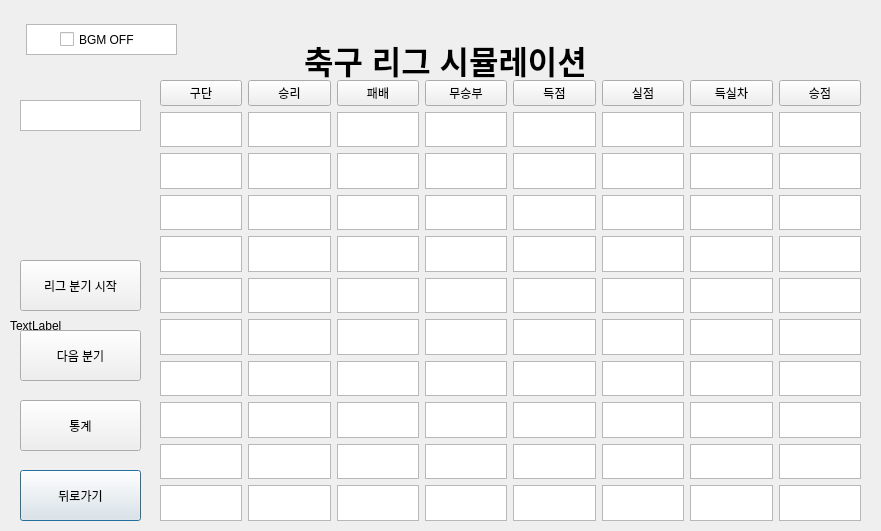
<?xml version="1.0" encoding="UTF-8"?>
<ui version="4.0">
 <class>Dialog</class>
 <widget class="QDialog" name="Dialog">
  <property name="geometry">
   <rect>
    <x>0</x>
    <y>0</y>
    <width>881</width>
    <height>531</height>
   </rect>
  </property>
  <property name="windowTitle">
   <string>Dialog</string>
  </property>
  <widget class="QPushButton" name="Start_Button_4">
   <property name="geometry">
    <rect>
     <x>20</x>
     <y>470</y>
     <width>121</width>
     <height>51</height>
    </rect>
   </property>
   <property name="text">
    <string>뒤로가기</string>
   </property>
  </widget>
  <widget class="QLabel" name="Main_Title">
   <property name="geometry">
    <rect>
     <x>180</x>
     <y>30</y>
     <width>531</width>
     <height>61</height>
    </rect>
   </property>
   <property name="text">
    <string>&lt;html&gt;&lt;head/&gt;&lt;body&gt;&lt;p align=&quot;center&quot;&gt;&lt;span style=&quot; font-size:24pt; font-weight:600;&quot;&gt;축구 리그 시뮬레이션&lt;/span&gt;&lt;/p&gt;&lt;/body&gt;&lt;/html&gt;</string>
   </property>
  </widget>
  <widget class="QPushButton" name="Start_Button_3">
   <property name="geometry">
    <rect>
     <x>20</x>
     <y>400</y>
     <width>121</width>
     <height>51</height>
    </rect>
   </property>
   <property name="text">
    <string>통계</string>
   </property>
  </widget>
  <widget class="QPushButton" name="Start_Button_2">
   <property name="geometry">
    <rect>
     <x>20</x>
     <y>330</y>
     <width>121</width>
     <height>51</height>
    </rect>
   </property>
   <property name="text">
    <string>다음 분기</string>
   </property>
  </widget>
  <widget class="QPushButton" name="Start_Button">
   <property name="geometry">
    <rect>
     <x>20</x>
     <y>260</y>
     <width>121</width>
     <height>51</height>
    </rect>
   </property>
   <property name="text">
    <string>리그 분기 시작</string>
   </property>
  </widget>
  <widget class="QLabel" name="Main_Pix">
   <property name="geometry">
    <rect>
     <x>10</x>
     <y>0</y>
     <width>1001</width>
     <height>651</height>
    </rect>
   </property>
   <property name="text">
    <string>TextLabel</string>
   </property>
  </widget>
  <widget class="QCheckBox" name="bgmBox">
   <property name="geometry">
    <rect>
     <x>60</x>
     <y>30</y>
     <width>96</width>
     <height>19</height>
    </rect>
   </property>
   <property name="text">
    <string>BGM OFF</string>
   </property>
  </widget>
  <widget class="QListView" name="listView_3">
   <property name="geometry">
    <rect>
     <x>26</x>
     <y>24</y>
     <width>151</width>
     <height>31</height>
    </rect>
   </property>
  </widget>
  <widget class="QWidget" name="gridLayoutWidget">
   <property name="geometry">
    <rect>
     <x>160</x>
     <y>80</y>
     <width>701</width>
     <height>441</height>
    </rect>
   </property>
   <layout class="QGridLayout" name="gridLayout">
    <item row="3" column="1">
     <widget class="QListView" name="listView_24"/>
    </item>
    <item row="8" column="7">
     <widget class="QListView" name="listView_98"/>
    </item>
    <item row="5" column="5">
     <widget class="QListView" name="listView_74"/>
    </item>
    <item row="7" column="4">
     <widget class="QListView" name="listView_63"/>
    </item>
    <item row="2" column="4">
     <widget class="QListView" name="listView_83"/>
    </item>
    <item row="7" column="6">
     <widget class="QListView" name="listView_68"/>
    </item>
    <item row="3" column="2">
     <widget class="QListView" name="listView_80"/>
    </item>
    <item row="8" column="5">
     <widget class="QListView" name="listView_59"/>
    </item>
    <item row="9" column="0">
     <widget class="QListView" name="listView_35"/>
    </item>
    <item row="9" column="2">
     <widget class="QListView" name="listView_51"/>
    </item>
    <item row="5" column="7">
     <widget class="QListView" name="listView_95"/>
    </item>
    <item row="3" column="4">
     <widget class="QListView" name="listView_78"/>
    </item>
    <item row="10" column="3">
     <widget class="QListView" name="listView_47"/>
    </item>
    <item row="10" column="0">
     <widget class="QListView" name="listView_37"/>
    </item>
    <item row="4" column="6">
     <widget class="QListView" name="listView_19"/>
    </item>
    <item row="0" column="3">
     <widget class="QPushButton" name="pushButton_5">
      <property name="text">
       <string>무승부</string>
      </property>
     </widget>
    </item>
    <item row="0" column="4">
     <widget class="QPushButton" name="pushButton_6">
      <property name="text">
       <string>득점</string>
      </property>
     </widget>
    </item>
    <item row="3" column="6">
     <widget class="QListView" name="listView_76"/>
    </item>
    <item row="7" column="7">
     <widget class="QListView" name="listView_97"/>
    </item>
    <item row="8" column="4">
     <widget class="QListView" name="listView_58"/>
    </item>
    <item row="7" column="1">
     <widget class="QListView" name="listView_32"/>
    </item>
    <item row="8" column="6">
     <widget class="QListView" name="listView_60"/>
    </item>
    <item row="1" column="3">
     <widget class="QListView" name="listView_87"/>
    </item>
    <item row="10" column="1">
     <widget class="QListView" name="listView_38"/>
    </item>
    <item row="5" column="0">
     <widget class="QListView" name="listView_27"/>
    </item>
    <item row="3" column="5">
     <widget class="QListView" name="listView_77"/>
    </item>
    <item row="6" column="2">
     <widget class="QListView" name="listView_64"/>
    </item>
    <item row="3" column="7">
     <widget class="QListView" name="listView_93"/>
    </item>
    <item row="4" column="4">
     <widget class="QListView" name="listView_17"/>
    </item>
    <item row="10" column="5">
     <widget class="QListView" name="listView_49"/>
    </item>
    <item row="0" column="2">
     <widget class="QPushButton" name="pushButton_4">
      <property name="text">
       <string>패배</string>
      </property>
     </widget>
    </item>
    <item row="1" column="5">
     <widget class="QListView" name="listView_89"/>
    </item>
    <item row="6" column="7">
     <widget class="QListView" name="listView_96"/>
    </item>
    <item row="6" column="6">
     <widget class="QListView" name="listView_70"/>
    </item>
    <item row="8" column="0">
     <widget class="QListView" name="listView_33"/>
    </item>
    <item row="6" column="1">
     <widget class="QListView" name="listView_30"/>
    </item>
    <item row="5" column="6">
     <widget class="QListView" name="listView_73"/>
    </item>
    <item row="5" column="1">
     <widget class="QListView" name="listView_29"/>
    </item>
    <item row="10" column="7">
     <widget class="QListView" name="listView_100"/>
    </item>
    <item row="7" column="0">
     <widget class="QListView" name="listView_31"/>
    </item>
    <item row="10" column="6">
     <widget class="QListView" name="listView_50"/>
    </item>
    <item row="4" column="0">
     <widget class="QListView" name="listView_13"/>
    </item>
    <item row="6" column="4">
     <widget class="QListView" name="listView_72"/>
    </item>
    <item row="6" column="5">
     <widget class="QListView" name="listView_71"/>
    </item>
    <item row="2" column="6">
     <widget class="QListView" name="listView_85"/>
    </item>
    <item row="4" column="3">
     <widget class="QListView" name="listView_16"/>
    </item>
    <item row="9" column="6">
     <widget class="QListView" name="listView_55"/>
    </item>
    <item row="9" column="4">
     <widget class="QListView" name="listView_53"/>
    </item>
    <item row="7" column="3">
     <widget class="QListView" name="listView_62"/>
    </item>
    <item row="0" column="6">
     <widget class="QPushButton" name="pushButton_8">
      <property name="text">
       <string>득실차</string>
      </property>
     </widget>
    </item>
    <item row="4" column="1">
     <widget class="QListView" name="listView_14"/>
    </item>
    <item row="10" column="2">
     <widget class="QListView" name="listView_46"/>
    </item>
    <item row="4" column="5">
     <widget class="QListView" name="listView_18"/>
    </item>
    <item row="4" column="2">
     <widget class="QListView" name="listView_15"/>
    </item>
    <item row="9" column="3">
     <widget class="QListView" name="listView_52"/>
    </item>
    <item row="9" column="1">
     <widget class="QListView" name="listView_36"/>
    </item>
    <item row="1" column="7">
     <widget class="QListView" name="listView_91"/>
    </item>
    <item row="7" column="2">
     <widget class="QListView" name="listView_61"/>
    </item>
    <item row="2" column="0">
     <widget class="QListView" name="listView_22"/>
    </item>
    <item row="0" column="1">
     <widget class="QPushButton" name="pushButton_9">
      <property name="text">
       <string>승리</string>
      </property>
     </widget>
    </item>
    <item row="7" column="5">
     <widget class="QListView" name="listView_69"/>
    </item>
    <item row="8" column="3">
     <widget class="QListView" name="listView_57"/>
    </item>
    <item row="5" column="4">
     <widget class="QListView" name="listView_75"/>
    </item>
    <item row="1" column="2">
     <widget class="QListView" name="listView_86"/>
    </item>
    <item row="6" column="3">
     <widget class="QListView" name="listView_65"/>
    </item>
    <item row="1" column="0">
     <widget class="QListView" name="listView_23"/>
    </item>
    <item row="9" column="5">
     <widget class="QListView" name="listView_54"/>
    </item>
    <item row="2" column="7">
     <widget class="QListView" name="listView_92"/>
    </item>
    <item row="1" column="6">
     <widget class="QListView" name="listView_90"/>
    </item>
    <item row="2" column="2">
     <widget class="QListView" name="listView_81"/>
    </item>
    <item row="5" column="3">
     <widget class="QListView" name="listView_67"/>
    </item>
    <item row="0" column="5">
     <widget class="QPushButton" name="pushButton_7">
      <property name="text">
       <string>실점</string>
      </property>
     </widget>
    </item>
    <item row="1" column="4">
     <widget class="QListView" name="listView_88"/>
    </item>
    <item row="10" column="4">
     <widget class="QListView" name="listView_48"/>
    </item>
    <item row="3" column="0">
     <widget class="QListView" name="listView_21"/>
    </item>
    <item row="0" column="7">
     <widget class="QPushButton" name="pushButton_10">
      <property name="text">
       <string>승점</string>
      </property>
     </widget>
    </item>
    <item row="1" column="1">
     <widget class="QListView" name="listView_26"/>
    </item>
    <item row="5" column="2">
     <widget class="QListView" name="listView_66"/>
    </item>
    <item row="0" column="0">
     <widget class="QPushButton" name="pushButton">
      <property name="text">
       <string>구단</string>
      </property>
     </widget>
    </item>
    <item row="8" column="1">
     <widget class="QListView" name="listView_34"/>
    </item>
    <item row="9" column="7">
     <widget class="QListView" name="listView_99"/>
    </item>
    <item row="6" column="0">
     <widget class="QListView" name="listView_20"/>
    </item>
    <item row="3" column="3">
     <widget class="QListView" name="listView_79"/>
    </item>
    <item row="2" column="1">
     <widget class="QListView" name="listView_25"/>
    </item>
    <item row="8" column="2">
     <widget class="QListView" name="listView_56"/>
    </item>
    <item row="2" column="5">
     <widget class="QListView" name="listView_84"/>
    </item>
    <item row="4" column="7">
     <widget class="QListView" name="listView_94"/>
    </item>
    <item row="2" column="3">
     <widget class="QListView" name="listView_82"/>
    </item>
   </layout>
  </widget>
  <widget class="QListView" name="listView">
   <property name="geometry">
    <rect>
     <x>20</x>
     <y>100</y>
     <width>121</width>
     <height>31</height>
    </rect>
   </property>
  </widget>
  <zorder>Main_Pix</zorder>
  <zorder>listView_3</zorder>
  <zorder>Start_Button_4</zorder>
  <zorder>Main_Title</zorder>
  <zorder>Start_Button_3</zorder>
  <zorder>Start_Button_2</zorder>
  <zorder>Start_Button</zorder>
  <zorder>bgmBox</zorder>
  <zorder>gridLayoutWidget</zorder>
  <zorder>listView</zorder>
 </widget>
 <resources/>
 <connections/>
</ui>
